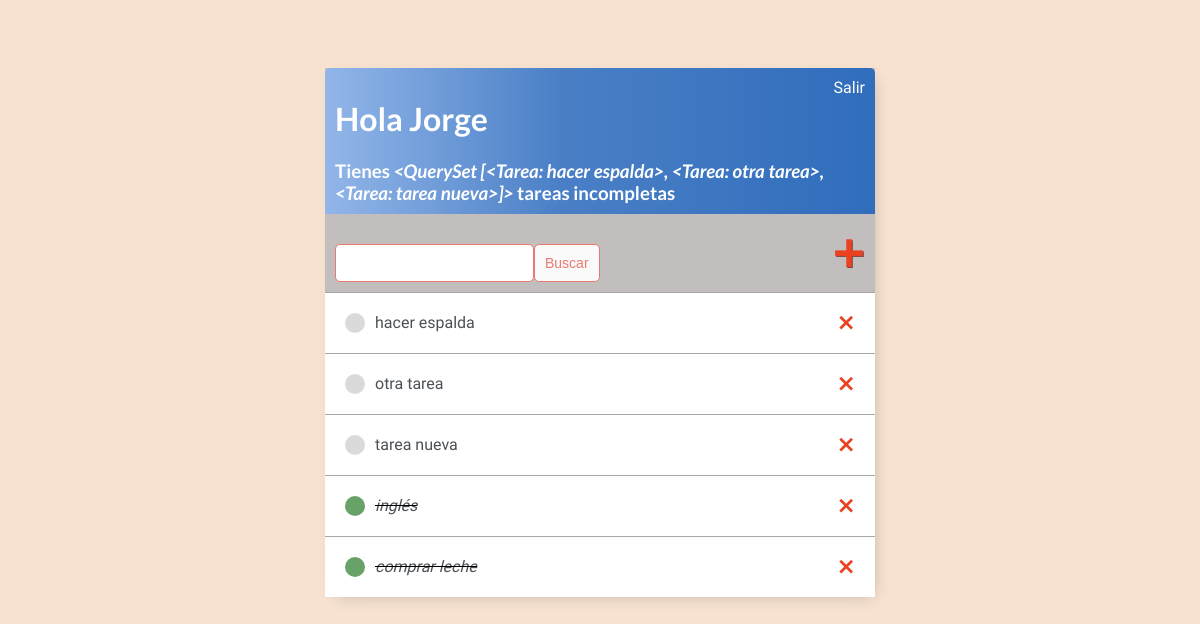
The app's page / (signed in) with its own data.
### base/models.py (models this page shows)
class Tarea(models.Model):
    usuario = models.ForeignKey(User, on_delete=models.CASCADE,
                                null=True,  # el valor de usuario puede ser null
                                blank=True) # si un formulario pide un registro puede estar en blanco
    titulo = models.CharField(max_length=200)
    descripcion = models.TextField(null=True, blank=True)
    completo = models.BooleanField(default=False)
    creado = models.DateTimeField(auto_now_add=True) # se pone automaticamente la fecha y hora actual
    def __str__(self):
        return self.titulo
    class Meta:
        ordering = ['completo']

### base/views.py (the view)
# urls.py: urlpatterns = [path('', ListaPendientes.as_view(), name='tareas'),
class ListaPendientes(LoginRequiredMixin, ListView):
    model = Tarea
    context_object_name = 'tareas'
    def get_context_data(self, **kwargs):
        context = super().get_context_data(**kwargs)
        context['tareas'] = context['tareas'].filter(usuario=self.request.user) # las tareas del user registrado
        context['count'] = context['tareas'].filter(completo=False) # muestra solo las tareas no completadas
        valor_buscado = self.request.GET.get('buscar-tarea') or ''
        if valor_buscado:
            context['tareas'] = context['tareas'].filter(titulo__icontains=valor_buscado) # barra busqueda
        context['valor_buscado'] = valor_buscado
        return context

### base/templates/base/tarea_list.html
{% extends 'base/principal.html' %}
{% block content %}
<div class="barra-superior">
    <div>
        <h1>Hola {{request.user|title}}</h1>
        <h3 style="margin:0">Tienes <i>{{count}}</i> tarea{{count|pluralize}} incompleta{{count|pluralize}}</h3>
    </div>
    {% if request.user.is_authenticated %}
    <a href="{% url 'deslogueado' %}">Salir</a>
    {% else %}
    <a href="{% url 'login' %}">Iniciar Sesión</a>
    {% endif %}
</div>
<div id="envoltorio-añadir-buscar">
    <form method="GET" style="margin-top: 20px; display: flex;">
        <input type="text" name="buscar-tarea" value="{{valor_buscado}}">
        <input class="boton" type="submit" value="Buscar">
    </form>
    <a id="enlace-añadir" href="{% url 'crear-tarea' %}">&#x1F7A5</a>
</div>
<div class="envoltorio-items-tarea">
    {% for tarea in tareas %}
    <div class="envoltorio-tarea">
        {% if tarea.completo %}
        <div class="titulo-tarea">
            <div class="icono-tarea-completa"></div>
            <i><s><a href="{% url 'editar-tarea' tarea.id %}">{{tarea}}</a></s></i>
        </div>
        <a class="enlace-eliminar" href="{% url 'eliminar-tarea' tarea.id %}">&#x2A2F;</a>
        {% else %}
        <div class="titulo-tarea">
            <div class="icono-tarea-incompleta"></div>
            <a href="{% url 'editar-tarea' tarea.id %}">{{tarea}}</a>
        </div>
        <a class="enlace-eliminar" href="{% url 'eliminar-tarea' tarea.id %}">&#x2A2F;</a>
        {% endif %}
    </div>
    {% empty %}
    <h3>No hay elementos en la lista</h3>
    {% endfor %}
</div>
{% endblock content %}

### base/templates/base/principal.html (shortened to what this page needs)
<!DOCTYPE html>
<html lang="es">
<head>
</head>
<body>
    <div class="container">
        {% block content %}
        {% endblock content%}
    </div>
</body>
</html>

### base/templates/base/principal.html (style rules this page uses)
body { background-color: #f6e2cf; font-family: 'Abel', sans-serif; padding-top: 60px; }
.container { max-width: 550px; margin: auto; background-color: rgb(193, 190, 189); -webkit-box-shadow: 5px 5px 16px -7px rgba(0, 0, 0, 0.21); box-shadow: 5px 5px 16px -7px rgba(0, 0, 0, 0.21); }
h1, h2, h3, h4, h5, h6 { font-family: 'Lato', sans-serif; }
a, p { color: #5c5959 }
.barra-superior { display: flex; justify-content: space-between; color: #ffffff; padding: 10px; border-radius: 5px 5px 0 0; background: linear-gradient(90deg, #92b6e9 0%, #4A7FC6 43%, #306dbc 100%); }
.barra-superior a { color: #ffffff; text-decoration: none; }
.envoltorio-tarea { display: flex; align-items: center; justify-content: space-between; padding: 20px; background-color: #ffffff; border-top: 1px solid rgb(171, 167, 167); }
.titulo-tarea { display: flex; }
.titulo-tarea a { text-decoration: none; color: #4b5156; margin-left: 10px; }
.icono-tarea-completa { height: 20px; width: 20px; background-color: rgb(105, 162, 105); border-radius: 50px; }
.icono-tarea-incompleta { height: 20px; width: 20px; background-color: rgb(218, 218, 218); border-radius: 50px; }
.enlace-eliminar { text-decoration: none; font-weight: 900; color: #EA4220; font-size: 22px; line-height: 0; }
#envoltorio-añadir-buscar { display: flex; justify-content: space-between; align-items: center; padding: 10px; }
#enlace-añadir { color: #EA4220; text-decoration: none; font-size: 42px; text-shadow: 1px 1px #81413B; }
input[type=text], input[type=password], textarea { border: 1px solid #EB796F; border-radius: 5px; padding: 10px; width: 90%; }
.boton { border: 1px solid #EB796F; background-color: #FAFAFA; color: #EB796F; padding: 10px; font-size: 14px; border-radius: 5px; cursor: pointer; text-decoration: none; }

### records on screen
Tarea: titulo.titulo "<QuerySet [<Tarea: hacer espalda>, <Tarea: otra tarea>, <Tarea: tarea nueva>]>", titulo "hacer espalda"
Tarea: titulo "otra tarea"
Tarea: titulo "tarea nueva"
Tarea: titulo "inglés"
Tarea: titulo "comprar leche"

### other values on screen
{{ request.user|title }} "Jorge"
